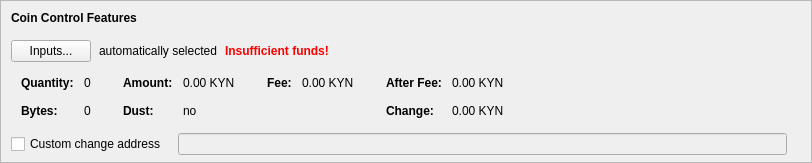
    <widget class="QFrame" name="frameCoinControl">
     <property name="sizePolicy">
      <sizepolicy hsizetype="Expanding" vsizetype="Expanding">
       <horstretch>0</horstretch>
       <verstretch>0</verstretch>
      </sizepolicy>
     </property>
     <property name="maximumSize">
      <size>
       <width>16777215</width>
       <height>16777215</height>
      </size>
     </property>
     <property name="frameShape">
      <enum>QFrame::StyledPanel</enum>
     </property>
     <property name="frameShadow">
      <enum>QFrame::Sunken</enum>
     </property>
     <layout class="QVBoxLayout" name="verticalLayoutCoinControl2">
      <property name="spacing">
       <number>0</number>
      </property>
      <property name="leftMargin">
       <number>0</number>
      </property>
      <property name="topMargin">
       <number>0</number>
      </property>
      <property name="rightMargin">
       <number>0</number>
      </property>
      <property name="bottomMargin">
       <number>6</number>
      </property>
      <item>
       <layout class="QVBoxLayout" name="verticalLayoutCoinControl" stretch="0,0,0,0,1">
        <property name="spacing">
         <number>0</number>
        </property>
        <property name="leftMargin">
         <number>10</number>
        </property>
        <property name="topMargin">
         <number>10</number>
        </property>
        <item>
         <layout class="QHBoxLayout" name="horizontalLayoutCoinControl1">
          <property name="bottomMargin">
           <number>15</number>
          </property>
          <item>
           <widget class="QLabel" name="labelCoinControlFeatures">
            <property name="sizePolicy">
             <sizepolicy hsizetype="Preferred" vsizetype="Maximum">
              <horstretch>0</horstretch>
              <verstretch>0</verstretch>
             </sizepolicy>
            </property>
            <property name="font">
             <font>
              <weight>75</weight>
              <bold>true</bold>
             </font>
            </property>
            <property name="styleSheet">
             <string notr="true">font-weight:bold;</string>
            </property>
            <property name="text">
             <string>Coin Control Features</string>
            </property>
           </widget>
          </item>
         </layout>
        </item>
        <item>
         <layout class="QHBoxLayout" name="horizontalLayoutCoinControl2" stretch="0,0,0,0">
          <property name="spacing">
           <number>8</number>
          </property>
          <property name="bottomMargin">
           <number>10</number>
          </property>
          <item>
           <widget class="QPushButton" name="pushButtonCoinControl">
            <property name="styleSheet">
             <string notr="true"/>
            </property>
            <property name="text">
             <string>Inputs...</string>
            </property>
            <property name="autoDefault">
             <bool>false</bool>
            </property>
           </widget>
          </item>
          <item>
           <widget class="QLabel" name="labelCoinControlAutomaticallySelected">
            <property name="text">
             <string>automatically selected</string>
            </property>
            <property name="margin">
             <number>5</number>
            </property>
           </widget>
          </item>
          <item>
           <widget class="QLabel" name="labelCoinControlInsuffFunds">
            <property name="font">
             <font>
              <weight>75</weight>
              <bold>true</bold>
             </font>
            </property>
            <property name="styleSheet">
             <string notr="true">color:red;font-weight:bold;</string>
            </property>
            <property name="text">
             <string>Insufficient funds!</string>
            </property>
            <property name="margin">
             <number>5</number>
            </property>
           </widget>
          </item>
          <item>
           <spacer name="horizontalSpacerCoinControl">
            <property name="orientation">
             <enum>Qt::Horizontal</enum>
            </property>
            <property name="sizeHint" stdset="0">
             <size>
              <width>40</width>
              <height>1</height>
             </size>
            </property>
           </spacer>
          </item>
         </layout>
        </item>
        <item>
         <widget class="QWidget" name="widgetCoinControl" native="true">
          <property name="sizePolicy">
           <sizepolicy hsizetype="Preferred" vsizetype="Preferred">
            <horstretch>0</horstretch>
            <verstretch>0</verstretch>
           </sizepolicy>
          </property>
          <property name="minimumSize">
           <size>
            <width>0</width>
            <height>0</height>
           </size>
          </property>
          <property name="styleSheet">
           <string notr="true"/>
          </property>
          <layout class="QHBoxLayout" name="horizontalLayoutCoinControl5">
           <property name="leftMargin">
            <number>0</number>
           </property>
           <property name="topMargin">
            <number>0</number>
           </property>
           <property name="rightMargin">
            <number>0</number>
           </property>
           <property name="bottomMargin">
            <number>0</number>
           </property>
           <item>
            <layout class="QHBoxLayout" name="horizontalLayoutCoinControl3" stretch="0,0,0,1">
             <property name="spacing">
              <number>20</number>
             </property>
             <property name="topMargin">
              <number>0</number>
             </property>
             <property name="bottomMargin">
              <number>10</number>
             </property>
             <item>
              <layout class="QFormLayout" name="formLayoutCoinControl1">
               <property name="horizontalSpacing">
                <number>10</number>
               </property>
               <property name="verticalSpacing">
                <number>14</number>
               </property>
               <property name="leftMargin">
                <number>10</number>
               </property>
               <property name="topMargin">
                <number>4</number>
               </property>
               <property name="rightMargin">
                <number>6</number>
               </property>
               <item row="0" column="0">
                <widget class="QLabel" name="labelCoinControlQuantityText">
                 <property name="font">
                  <font>
                   <weight>75</weight>
                   <bold>true</bold>
                  </font>
                 </property>
                 <property name="text">
                  <string>Quantity:</string>
                 </property>
                 <property name="margin">
                  <number>0</number>
                 </property>
                </widget>
               </item>
               <item row="0" column="1">
                <widget class="QLabel" name="labelCoinControlQuantity">
                 <property name="cursor">
                  <cursorShape>IBeamCursor</cursorShape>
                 </property>
                 <property name="contextMenuPolicy">
                  <enum>Qt::ActionsContextMenu</enum>
                 </property>
                 <property name="text">
                  <string notr="true">0</string>
                 </property>
                 <property name="margin">
                  <number>0</number>
                 </property>
                 <property name="textInteractionFlags">
                  <set>Qt::LinksAccessibleByMouse|Qt::TextSelectableByKeyboard|Qt::TextSelectableByMouse</set>
                 </property>
                </widget>
               </item>
               <item row="1" column="0">
                <widget class="QLabel" name="labelCoinControlBytesText">
                 <property name="font">
                  <font>
                   <weight>75</weight>
                   <bold>true</bold>
                  </font>
                 </property>
                 <property name="text">
                  <string>Bytes:</string>
                 </property>
                </widget>
               </item>
               <item row="1" column="1">
                <widget class="QLabel" name="labelCoinControlBytes">
                 <property name="cursor">
                  <cursorShape>IBeamCursor</cursorShape>
                 </property>
                 <property name="contextMenuPolicy">
                  <enum>Qt::ActionsContextMenu</enum>
                 </property>
                 <property name="text">
                  <string notr="true">0</string>
                 </property>
                 <property name="textInteractionFlags">
                  <set>Qt::LinksAccessibleByMouse|Qt::TextSelectableByKeyboard|Qt::TextSelectableByMouse</set>
                 </property>
                </widget>
               </item>
              </layout>
             </item>
             <item>
              <layout class="QFormLayout" name="formLayoutCoinControl2">
               <property name="horizontalSpacing">
                <number>10</number>
               </property>
               <property name="verticalSpacing">
                <number>14</number>
               </property>
               <property name="leftMargin">
                <number>6</number>
               </property>
               <property name="topMargin">
                <number>4</number>
               </property>
               <property name="rightMargin">
                <number>6</number>
               </property>
               <item row="0" column="0">
                <widget class="QLabel" name="labelCoinControlAmountText">
                 <property name="font">
                  <font>
                   <weight>75</weight>
                   <bold>true</bold>
                  </font>
                 </property>
                 <property name="text">
                  <string>Amount:</string>
                 </property>
                 <property name="margin">
                  <number>0</number>
                 </property>
                </widget>
               </item>
               <item row="0" column="1">
                <widget class="QLabel" name="labelCoinControlAmount">
                 <property name="cursor">
                  <cursorShape>IBeamCursor</cursorShape>
                 </property>
                 <property name="contextMenuPolicy">
                  <enum>Qt::ActionsContextMenu</enum>
                 </property>
                 <property name="text">
                  <string notr="true">0.00 KYN</string>
                 </property>
                 <property name="textInteractionFlags">
                  <set>Qt::LinksAccessibleByMouse|Qt::TextSelectableByKeyboard|Qt::TextSelectableByMouse</set>
                 </property>
                </widget>
               </item>
               <item row="1" column="0">
                <widget class="QLabel" name="labelCoinControlLowOutputText">
                 <property name="font">
                  <font>
                   <weight>75</weight>
                   <bold>true</bold>
                  </font>
                 </property>
                 <property name="text">
                  <string>Dust:</string>
                 </property>
                </widget>
               </item>
               <item row="1" column="1">
                <widget class="QLabel" name="labelCoinControlLowOutput">
                 <property name="cursor">
                  <cursorShape>IBeamCursor</cursorShape>
                 </property>
                 <property name="contextMenuPolicy">
                  <enum>Qt::ActionsContextMenu</enum>
                 </property>
                 <property name="text">
                  <string notr="true">no</string>
                 </property>
                 <property name="textInteractionFlags">
                  <set>Qt::LinksAccessibleByMouse|Qt::TextSelectableByKeyboard|Qt::TextSelectableByMouse</set>
                 </property>
                </widget>
               </item>
              </layout>
             </item>
             <item>
              <layout class="QFormLayout" name="formLayoutCoinControl3">
               <property name="horizontalSpacing">
                <number>10</number>
               </property>
               <property name="verticalSpacing">
                <number>14</number>
               </property>
               <property name="leftMargin">
                <number>6</number>
               </property>
               <property name="topMargin">
                <number>4</number>
               </property>
               <property name="rightMargin">
                <number>6</number>
               </property>
               <item row="0" column="0">
                <widget class="QLabel" name="labelCoinControlFeeText">
                 <property name="font">
                  <font>
                   <weight>75</weight>
                   <bold>true</bold>
                  </font>
                 </property>
                 <property name="text">
                  <string>Fee:</string>
                 </property>
                 <property name="margin">
                  <number>0</number>
                 </property>
                </widget>
               </item>
               <item row="0" column="1">
                <widget class="QLabel" name="labelCoinControlFee">
                 <property name="cursor">
                  <cursorShape>IBeamCursor</cursorShape>
                 </property>
                 <property name="contextMenuPolicy">
                  <enum>Qt::ActionsContextMenu</enum>
                 </property>
                 <property name="text">
                  <string notr="true">0.00 KYN</string>
                 </property>
                 <property name="textInteractionFlags">
                  <set>Qt::LinksAccessibleByMouse|Qt::TextSelectableByKeyboard|Qt::TextSelectableByMouse</set>
                 </property>
                </widget>
               </item>
             </layout>
             </item>
             <item>
              <layout class="QFormLayout" name="formLayoutCoinControl4">
               <property name="horizontalSpacing">
                <number>10</number>
               </property>
               <property name="verticalSpacing">
                <number>14</number>
               </property>
               <property name="leftMargin">
                <number>6</number>
               </property>
               <property name="topMargin">
                <number>4</number>
               </property>
               <property name="rightMargin">
                <number>6</number>
               </property>
               <item row="0" column="0">
                <widget class="QLabel" name="labelCoinControlAfterFeeText">
                 <property name="font">
                  <font>
                   <weight>75</weight>
                   <bold>true</bold>
                  </font>
                 </property>
                 <property name="text">
                  <string>After Fee:</string>
                 </property>
                 <property name="margin">
                  <number>0</number>
                 </property>
                </widget>
               </item>
               <item row="0" column="1">
                <widget class="QLabel" name="labelCoinControlAfterFee">
                 <property name="cursor">
                  <cursorShape>IBeamCursor</cursorShape>
                 </property>
                 <property name="contextMenuPolicy">
                  <enum>Qt::ActionsContextMenu</enum>
                 </property>
                 <property name="text">
                  <string notr="true">0.00 KYN</string>
                 </property>
                 <property name="textInteractionFlags">
                  <set>Qt::LinksAccessibleByMouse|Qt::TextSelectableByKeyboard|Qt::TextSelectableByMouse</set>
                 </property>
                </widget>
               </item>
               <item row="1" column="0">
                <widget class="QLabel" name="labelCoinControlChangeText">
                 <property name="font">
                  <font>
                   <weight>75</weight>
                   <bold>true</bold>
                  </font>
                 </property>
                 <property name="text">
                  <string>Change:</string>
                 </property>
                </widget>
               </item>
               <item row="1" column="1">
                <widget class="QLabel" name="labelCoinControlChange">
                 <property name="cursor">
                  <cursorShape>IBeamCursor</cursorShape>
                 </property>
                 <property name="contextMenuPolicy">
                  <enum>Qt::ActionsContextMenu</enum>
                 </property>
                 <property name="text">
                  <string notr="true">0.00 KYN</string>
                 </property>
                 <property name="textInteractionFlags">
                  <set>Qt::LinksAccessibleByMouse|Qt::TextSelectableByKeyboard|Qt::TextSelectableByMouse</set>
                 </property>
                </widget>
               </item>
              </layout>
             </item>
            </layout>
           </item>
          </layout>
         </widget>
        </item>
        <item>
         <layout class="QHBoxLayout" name="horizontalLayoutCoinControl4" stretch="0,0,0">
          <property name="spacing">
           <number>12</number>
          </property>
          <property name="sizeConstraint">
           <enum>QLayout::SetDefaultConstraint</enum>
          </property>
          <property name="topMargin">
           <number>5</number>
          </property>
          <property name="rightMargin">
           <number>5</number>
          </property>
          <item>
           <widget class="QCheckBox" name="checkBoxCoinControlChange">
            <property name="toolTip">
             <string>If this is activated, but the change address is empty or invalid, change will be sent to a newly generated address.</string>
            </property>
            <property name="text">
             <string>Custom change address</string>
            </property>
           </widget>
          </item>
          <item>
           <widget class="QValidatedLineEdit" name="lineEditCoinControlChange">
            <property name="enabled">
             <bool>false</bool>
            </property>
            <property name="sizePolicy">
             <sizepolicy hsizetype="Expanding" vsizetype="Fixed">
              <horstretch>0</horstretch>
              <verstretch>0</verstretch>
             </sizepolicy>
            </property>
           </widget>
          </item>
          <item>
           <widget class="QLabel" name="labelCoinControlChangeLabel">
            <property name="sizePolicy">
             <sizepolicy hsizetype="Preferred" vsizetype="Expanding">
              <horstretch>0</horstretch>
              <verstretch>0</verstretch>
             </sizepolicy>
            </property>
            <property name="minimumSize">
             <size>
              <width>0</width>
              <height>0</height>
             </size>
            </property>
            <property name="text">
             <string/>
            </property>
            <property name="margin">
             <number>3</number>
            </property>
           </widget>
          </item>
         </layout>
        </item>
        <item>
         <spacer name="verticalSpacerCoinControl">
          <property name="orientation">
           <enum>Qt::Vertical</enum>
          </property>
          <property name="sizeHint" stdset="0">
           <size>
            <width>800</width>
            <height>1</height>
           </size>
          </property>
         </spacer>
        </item>
       </layout>
      </item>
     </layout>
    </widget>
